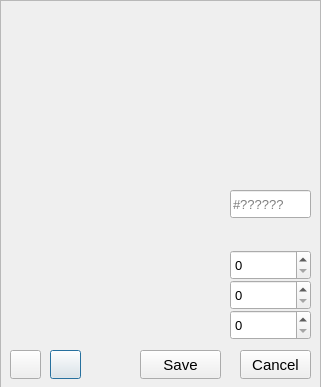
<?xml version="1.0" encoding="UTF-8"?>
<ui version="4.0">
 <class>PaletteDialog</class>
 <widget class="QDialog" name="PaletteDialog">
  <property name="geometry">
   <rect>
    <x>0</x>
    <y>0</y>
    <width>321</width>
    <height>387</height>
   </rect>
  </property>
  <property name="windowTitle">
   <string>Dialog</string>
  </property>
  <widget class="QFrame" name="frame_4">
   <property name="geometry">
    <rect>
     <x>0</x>
     <y>0</y>
     <width>321</width>
     <height>391</height>
    </rect>
   </property>
   <property name="frameShape">
    <enum>QFrame::Shape::StyledPanel</enum>
   </property>
   <property name="frameShadow">
    <enum>QFrame::Shadow::Raised</enum>
   </property>
   <widget class="QLabel" name="lbl_Hue">
    <property name="geometry">
     <rect>
      <x>10</x>
      <y>250</y>
      <width>211</width>
      <height>31</height>
     </rect>
    </property>
    <property name="text">
     <string/>
    </property>
   </widget>
   <widget class="QWidget" name="widget_Palette" native="true">
    <property name="geometry">
     <rect>
      <x>10</x>
      <y>10</y>
      <width>301</width>
      <height>161</height>
     </rect>
    </property>
   </widget>
   <widget class="QPushButton" name="btn_Save">
    <property name="geometry">
     <rect>
      <x>50</x>
      <y>350</y>
      <width>31</width>
      <height>29</height>
     </rect>
    </property>
    <property name="text">
     <string/>
    </property>
   </widget>
   <widget class="QPushButton" name="btn_Load">
    <property name="geometry">
     <rect>
      <x>10</x>
      <y>350</y>
      <width>31</width>
      <height>29</height>
     </rect>
    </property>
    <property name="text">
     <string/>
    </property>
   </widget>
   <widget class="QPushButton" name="btn_Cancel">
    <property name="geometry">
     <rect>
      <x>240</x>
      <y>350</y>
      <width>71</width>
      <height>29</height>
     </rect>
    </property>
    <property name="font">
     <font>
      <pointsize>11</pointsize>
     </font>
    </property>
    <property name="text">
     <string>Cancel</string>
    </property>
   </widget>
   <widget class="QPushButton" name="btn_Ok">
    <property name="geometry">
     <rect>
      <x>140</x>
      <y>350</y>
      <width>81</width>
      <height>29</height>
     </rect>
    </property>
    <property name="font">
     <font>
      <pointsize>11</pointsize>
     </font>
    </property>
    <property name="text">
     <string>Save</string>
    </property>
   </widget>
   <widget class="QLabel" name="lbl_Sat">
    <property name="geometry">
     <rect>
      <x>10</x>
      <y>280</y>
      <width>211</width>
      <height>30</height>
     </rect>
    </property>
    <property name="text">
     <string/>
    </property>
   </widget>
   <widget class="QLabel" name="lbl_Val">
    <property name="geometry">
     <rect>
      <x>10</x>
      <y>310</y>
      <width>211</width>
      <height>30</height>
     </rect>
    </property>
    <property name="text">
     <string/>
    </property>
   </widget>
   <widget class="QSpinBox" name="spin_Val">
    <property name="geometry">
     <rect>
      <x>230</x>
      <y>310</y>
      <width>81</width>
      <height>30</height>
     </rect>
    </property>
    <property name="font">
     <font>
      <pointsize>10</pointsize>
     </font>
    </property>
    <property name="maximum">
     <number>255</number>
    </property>
   </widget>
   <widget class="QSpinBox" name="spin_Sat">
    <property name="geometry">
     <rect>
      <x>230</x>
      <y>280</y>
      <width>81</width>
      <height>30</height>
     </rect>
    </property>
    <property name="font">
     <font>
      <pointsize>10</pointsize>
     </font>
    </property>
    <property name="maximum">
     <number>255</number>
    </property>
   </widget>
   <widget class="QSpinBox" name="spin_Hue">
    <property name="geometry">
     <rect>
      <x>230</x>
      <y>250</y>
      <width>81</width>
      <height>30</height>
     </rect>
    </property>
    <property name="font">
     <font>
      <pointsize>10</pointsize>
     </font>
    </property>
    <property name="maximum">
     <number>255</number>
    </property>
   </widget>
   <widget class="QLineEdit" name="lineEdit_Hex">
    <property name="geometry">
     <rect>
      <x>230</x>
      <y>190</y>
      <width>81</width>
      <height>28</height>
     </rect>
    </property>
    <property name="font">
     <font>
      <pointsize>10</pointsize>
     </font>
    </property>
    <property name="placeholderText">
     <string>#??????</string>
    </property>
   </widget>
  </widget>
 </widget>
 <resources/>
 <connections/>
</ui>
